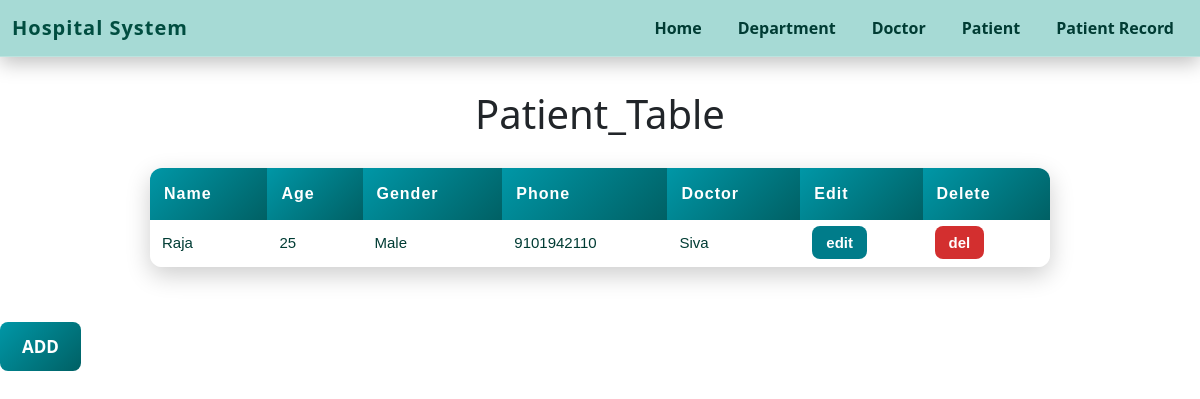
The page /patient/ on the database its author committed.
### app1/models.py (models this page shows, shortened)
class patient_model(models.Model):
    name = models.CharField(max_length=50)
    age = models.IntegerField()
    gender = models.CharField(max_length=10)
    phone = models.CharField(max_length=15)
    emg_phone=models.CharField(max_length=15)
    address = models.CharField(max_length=150)
    doctor = models.ForeignKey(doctor_model, on_delete=models.CASCADE)

class doctor_model(models.Model):
    name = models.CharField(max_length=50)
    department = models.ForeignKey(department_model, on_delete=models.CASCADE)
    def __str__(self):
        return self.name

### app1/views.py (the view)
# urls.py: path("patient/", patient_details, name="patient_list"),
def patient_details(request):
    data = patient_model.objects.all()
    content = {
        "data": data
    }
    return render(request, 'frontend_app1/patient_table.html', content)

### templates/frontend_app1/patient_table.html (shortened to what this page needs)
<!DOCTYPE html>
<html lang="en">
<head>
    <link href="https://cdn.jsdelivr.net/npm/bootstrap@5.3.0/dist/css/bootstrap.min.css" rel="stylesheet">
</head>
<body>
    <nav class="navbar navbar-expand-lg navbar-glass fixed-top">
  <div class="container-fluid">
    <a class="navbar-brand" href="{% url 'home' %}">Hospital System</a>
    <div class="collapse navbar-collapse" id="navmenu">
      <ul class="navbar-nav ms-auto">
        <li class="nav-item">
          <a class="nav-link {% if request.path == '/' %}active{% endif %}"
             href="{% url 'home' %}">Home</a>
        </li>
        <li class="nav-item">
          <a class="nav-link {% if 'department' in request.path %}active{% endif %}"
             href="{% url 'department_list' %}">Department</a>
        </li>
        <li class="nav-item">
          <a class="nav-link {% if 'doctor' in request.path %}active{% endif %}"
             href="{% url 'doctor_list' %}">Doctor</a>
        </li>
        <li class="nav-item">
          <a class="nav-link {% if 'patient_list' in request.path %}active{% endif %}"
             href="{% url 'patient_list' %}">Patient</a>
        </li>
        <li class="nav-item">
          <a class="nav-link {% if 'patient_record' in request.path %}active{% endif %}"
             href="{% url 'patient_record_list' %}">Patient Record</a>
        </li>
      </ul>
    </div>
  </div>
</nav>
    <table>
  <h1>Patient_Table</h1>
  <tr>
      <th>Name</th>
      <th>Age</th>
      <th>Gender</th>
      <th>Phone</th>
      <th>Doctor</th>
      <th>Edit</th>
      <th>Delete</th>
  </tr>
  {% for p in data %}
  <tr>
      <td>{{ p.name }}</td>
      <td>{{ p.age }}</td>
      <td>{{ p.gender }}</td>
      <td>{{ p.phone }}</td>
      <td>{{ p.doctor}}</td>
      <td>
        <a href="{% url 'verify_user'   'patient' 'update'  p.id %}" class="btn-edit">
          edit
        </a>
      </td>
      <td>
        <a href="{% url 'verify_user' 'patient' 'delete'  p.id %}" class="btn-del">
          del
        </a>
      </td>
  </tr>
  {% endfor %}
</table>
    <a href="{% url 'patient_add' %}" class="btn-add">ADD</a>
</body>
</html>

### templates/frontend_app1/patient_table.html (style rules this page uses)
body { background-image: url("https://thumbs.dreamstime.com/b/doctor-hand-medical-background-d-42384192.jpg"); background-repeat: no-repeat; background-size: cover; min-height: 100vh; width: 100%; padding-top: 90px; }
table { width: 75%; margin: 30px auto; border-collapse: collapse; font-family: "Poppins", sans-serif; background: rgba(255, 255, 255, 0.25); border-radius: 12px; overflow: hidden; box-shadow: 0 8px 25px rgba(0, 0, 0, 0.2); }
h1 { text-align: center; margin-bottom: 15px; color: #004d40; font-weight: 700; }
th { background: linear-gradient(135deg, #0097a7, #006064); color: white; padding: 14px; font-size: 16px; letter-spacing: 1px; }
td { padding: 12px; color: #003c34; background: rgba(255, 255, 255, 0.5); border-bottom: 1px solid rgba(0, 121, 107, 0.3); font-size: 15px; }
.btn-edit, .btn-del, .btn-add { padding: 8px 14px; border-radius: 8px; font-weight: 600; text-decoration: none; color: white; }
.btn-edit { background: #007c8a; }
.btn-del { background: #d32f2f; }
.btn-add { display: inline-block; margin: 25px auto; padding: 12px 22px; background: linear-gradient(135deg, #0097a7, #006064); font-size: 17px; }
.navbar-glass { background: rgba(0, 150, 136, 0.35); backdrop-filter: blur(12px); -webkit-backdrop-filter: blur(12px); border-bottom: 1px solid rgba(255, 255, 255, 0.25); box-shadow: 0 6px 20px rgba(0, 0, 0, 0.25); }
.navbar-glass .navbar-brand { font-weight: 700; color: #004d40 !important; letter-spacing: 1px; }
.navbar-glass .nav-link { font-weight: 600; color: #003c34 !important; margin-left: 8px; padding: 8px 14px !important; border-radius: 8px; transition: 0.3s ease; }

### rows shown on the page
patient_model: name "Raja", age "25", gender "Male", phone "9101942110", doctor "Siva"
